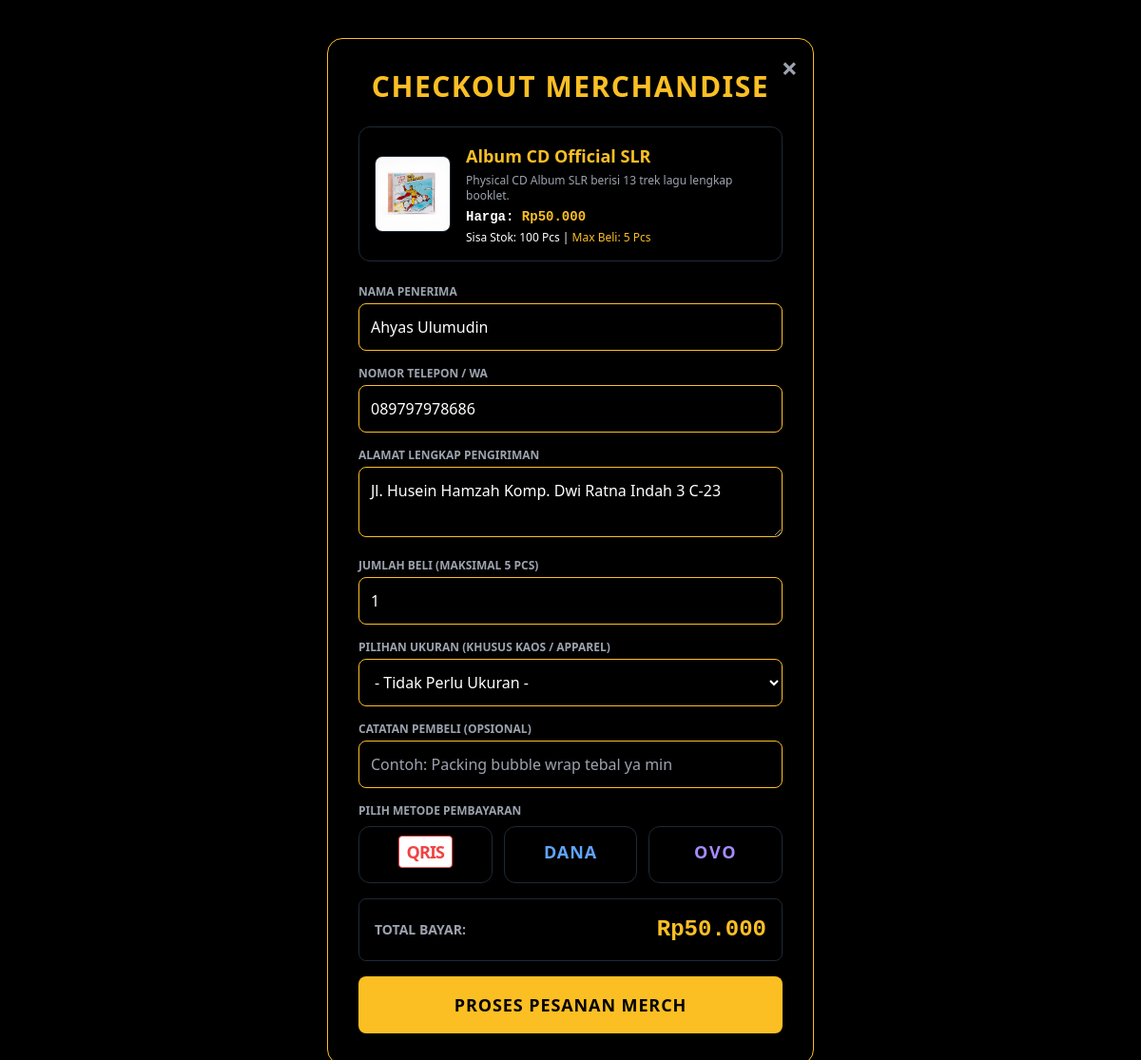
Screenshot of /beli_merch.php?id=2 (signed in) with the database file from the repository.
### tables this page shows
CREATE TABLE `produk_merch` (
  `id_produk` int UNSIGNED NOT NULL AUTO_INCREMENT,
  `nama_produk` varchar(150) NOT NULL,
  `deskripsi` text,
  `harga` decimal(12,2) NOT NULL,
  `stok` int UNSIGNED NOT NULL DEFAULT '0',
  `gambar_produk` text DEFAULT NULL,
  `dibuat_pada` timestamp NOT NULL DEFAULT CURRENT_TIMESTAMP,
  PRIMARY KEY (`id_produk`)
);

CREATE TABLE `pengguna` (
  `id_pengguna` int UNSIGNED NOT NULL AUTO_INCREMENT,
  `email` varchar(100) NOT NULL,
  `kata_sandi` varchar(255) NOT NULL,
  `Nama` varchar(100) NOT NULL,
  `Nomor_telepon` varchar(25) NOT NULL,
  `foto_profil` varchar(255) NOT NULL DEFAULT 'default.jpg',
  `alamat` text NOT NULL,
  `dibuat_pada` timestamp NOT NULL DEFAULT CURRENT_TIMESTAMP,
  PRIMARY KEY (`id_pengguna`),
  UNIQUE KEY `uq_pengguna_email` (`email`)
);

### beli_merch.php (the view, shortened to what this page needs)
<?php
include 'koneksi.php';
$id_user   = $_SESSION['id_pengguna'];
$id_produk = mysqli_real_escape_string($koneksi, $_GET['id'] ?? '');
$query_merch = mysqli_query($koneksi, "SELECT * FROM produk_merch WHERE id_produk = '$id_produk'");
$merch = mysqli_fetch_assoc($query_merch);
$user_info = mysqli_fetch_assoc(mysqli_query($koneksi, "SELECT * FROM pengguna WHERE id_pengguna = '$id_user'"));
$max_beli_merch = min(5, (int)$merch['stok']);
$success = false;
?>
<!DOCTYPE html>
<html lang="id">
<head>
  <link href="https://cdn.jsdelivr.net/npm/tailwindcss@2.2.19/dist/tailwind.min.css" rel="stylesheet" />
</head>
<body class="bg-black text-white flex items-center justify-center min-h-screen p-4 py-10">
  <div class="w-full max-w-lg bg-[#111] p-8 border border-yellow-400 rounded-2xl relative shadow-2xl">
    <a href="index.php#store" class="absolute top-4 right-4 text-gray-400 hover:text-yellow-400 text-3xl font-bold leading-none transition" title="Batal">&times;</a>
    <h2 class="text-3xl font-black text-yellow-400 text-center mb-6 uppercase tracking-wider">CHECKOUT MERCHANDISE</h2>
    <?php if ($success): ?>
      <div class="bg-green-500/20 border border-green-500 text-green-400 p-6 rounded-xl text-center">
        <div class="text-4xl mb-2">📦</div>
        <h3 class="text-xl font-bold mb-2">Pesanan Berhasil Diproses!</h3>
        <p class="text-sm text-gray-300 mb-1">Kode Pesanan: <strong class="text-yellow-400 font-mono"><?= $kode_pesanan; ?></strong></p>
        <p class="text-sm text-gray-300 mb-4">Pembayaran Via: <strong class="uppercase text-yellow-400"><?= htmlspecialchars($_POST['metode_pembayaran']); ?></strong></p>
        <p class="text-xs text-gray-400 mb-6">Barang akan dikirim ke alamat tujuan setelah konfirmasi.</p>
        <a href="index.php" class="inline-block bg-yellow-400 text-black font-extrabold px-6 py-3 rounded-lg hover:bg-yellow-300 transition">
          KEMBALI KE BERANDA
        </a>
      </div>
    <?php else: ?>
      <div class="flex gap-4 bg-black p-4 rounded-xl border border-gray-800 mb-6 items-center">
        <img src="<?= htmlspecialchars($merch['gambar_produk']); ?>" class="w-20 h-20 object-cover rounded-lg border border-gray-800" alt="Merch">
        <div class="space-y-1">
          <h3 class="text-lg font-black text-yellow-400"><?= htmlspecialchars($merch['nama_produk']); ?></h3>
          <p class="text-xs text-gray-400 line-clamp-1"><?= htmlspecialchars($merch['deskripsi']); ?></p>
          <p class="text-sm text-white font-mono font-bold">Harga: <span class="text-yellow-400">Rp<?= number_format($merch['harga'], 0, ',', '.'); ?></span></p>
          <p class="text-xs text-emerald-400">Sisa Stok: <?= $merch['stok']; ?> Pcs | <span class="text-yellow-400">Max Beli: 5 Pcs</span></p>
        </div>
      </div>
      <form method="POST" class="space-y-4">
        <div>
          <label class="block mb-1 text-xs font-bold uppercase text-gray-400">Nama Penerima</label>
          <input type="text" name="nama_penerima" value="<?= htmlspecialchars($user_info['Nama'] ?? ''); ?>" required class="w-full bg-black border border-yellow-400 p-3 text-white rounded-lg focus:outline-none">
        </div>
        <div>
          <label class="block mb-1 text-xs font-bold uppercase text-gray-400">Nomor Telepon / WA</label>
          <input type="tel" name="nomor_telepon" value="<?= htmlspecialchars($user_info['Nomor_telepon'] ?? ''); ?>" required class="w-full bg-black border border-yellow-400 p-3 text-white rounded-lg focus:outline-none">
        </div>
        <div>
          <label class="block mb-1 text-xs font-bold uppercase text-gray-400">Alamat Lengkap Pengiriman</label>
          <textarea name="alamat_pengiriman" rows="2" required class="w-full bg-black border border-yellow-400 p-3 text-white rounded-lg focus:outline-none"><?= htmlspecialchars($user_info['alamat'] ?? ''); ?></textarea>
        </div>
        <div>
          <label class="block mb-1 text-xs font-bold uppercase text-gray-400">Jumlah Beli (Maksimal <?= $max_beli_merch; ?> Pcs)</label>
          <input type="number" id="jumlah" name="jumlah" value="1" min="1" max="<?= $max_beli_merch; ?>" required onchange="hitungTotalMerch()" onkeyup="hitungTotalMerch()" class="w-full bg-black border border-yellow-400 p-3 text-white rounded-lg focus:outline-none">
        </div>
        <div>
          <label class="block mb-1 text-xs font-bold uppercase text-gray-400">Pilihan Ukuran (Khusus Kaos / Apparel)</label>
          <select name="ukuran" class="w-full bg-black border border-yellow-400 p-3 text-white rounded-lg focus:outline-none">
            <option value="">- Tidak Perlu Ukuran -</option>
          </select>
        </div>
        <div>
          <label class="block mb-1 text-xs font-bold uppercase text-gray-400">Catatan Pembeli (Opsional)</label>
          <input type="text" name="catatan" placeholder="Contoh: Packing bubble wrap tebal ya min" class="w-full bg-black border border-yellow-400 p-3 text-white rounded-lg focus:outline-none">
        </div>
<div>
  <label class="block mb-2 text-xs font-bold uppercase text-gray-400">Pilih Metode Pembayaran</label>
  <div class="grid grid-cols-3 gap-3">
    <label class="payment-option cursor-pointer">
      <div class="payment-box bg-black border border-gray-800 p-3 rounded-xl flex flex-col items-center justify-center gap-1.5 transition duration-200 relative">
        <div class="h-7 flex items-center justify-center">
          <span class="font-black text-red-500 text-lg tracking-tighter bg-white px-2 py-0.5 rounded border border-red-500">QRIS</span>
        </div>
      </div>
    </label>
    <label class="payment-option cursor-pointer">
      <div class="payment-box bg-black border border-gray-800 p-3 rounded-xl flex flex-col items-center justify-center gap-1.5 transition duration-200 relative">
        <div class="h-7 flex items-center justify-center">
          <span class="font-black text-blue-400 text-lg tracking-wider">DANA</span>
        </div>
      </div>
    </label>
    <label class="payment-option cursor-pointer">
      <div class="payment-box bg-black border border-gray-800 p-3 rounded-xl flex flex-col items-center justify-center gap-1.5 transition duration-200 relative">
        <div class="h-7 flex items-center justify-center">
          <span class="font-black text-purple-400 text-lg tracking-widest">OVO</span>
        </div>
      </div>
    </label>
  </div>
</div>
        <div class="flex justify-between items-center bg-gray-900/60 p-4 rounded-lg border border-gray-800">
          <span class="text-sm font-bold text-gray-400 uppercase">Total Bayar:</span>
          <span id="display_total_merch" class="text-2xl font-black text-yellow-400 font-mono">Rp<?= number_format($merch['harga'], 0, ',', '.'); ?></span>
        </div>
        <button type="submit" name="proses_beli_merch" class="w-full bg-yellow-400 text-black py-4 font-black rounded-lg hover:bg-yellow-300 transition tracking-wider uppercase text-lg shadow-lg">
          PROSES PESANAN MERCH
        </button>
      </form>
    <?php endif; ?>
  </div>
</body>
</html>

### rows the page displays
produk_merch: gambar_produk (picture), nama_produk "Album CD Official SLR", deskripsi "Physical CD Album SLR berisi 13 trek lagu lengkap booklet.", harga "50.000", stok "100", stok "5"
pengguna: nama_penerima "Ahyas Ulumudin", nomor_telepon "089797978686", alamat_pengiriman "Jl. Husein Hamzah Komp. Dwi Ratna Indah 3 C-23"
